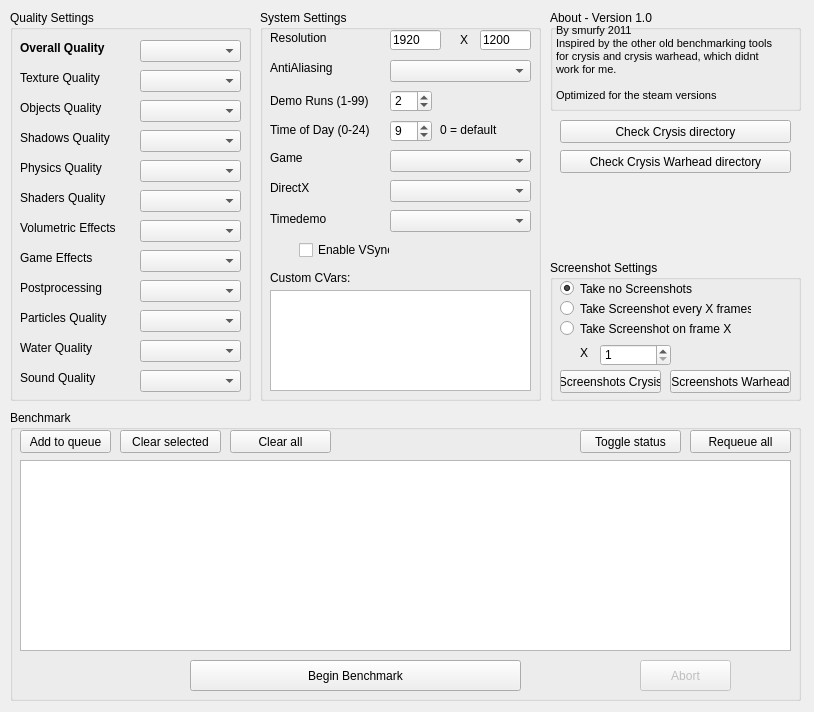
<?xml version="1.0" encoding="UTF-8"?>
<ui version="4.0">
 <class>MainWindow</class>
 <widget class="QMainWindow" name="MainWindow">
  <property name="windowModality">
   <enum>Qt::NonModal</enum>
  </property>
  <property name="geometry">
   <rect>
    <x>0</x>
    <y>0</y>
    <width>814</width>
    <height>712</height>
   </rect>
  </property>
  <property name="sizePolicy">
   <sizepolicy hsizetype="Fixed" vsizetype="Fixed">
    <horstretch>0</horstretch>
    <verstretch>0</verstretch>
   </sizepolicy>
  </property>
  <property name="windowTitle">
   <string>MainWindow</string>
  </property>
  <property name="toolButtonStyle">
   <enum>Qt::ToolButtonIconOnly</enum>
  </property>
  <widget class="QWidget" name="centralWidget">
   <widget class="QGroupBox" name="groupBox">
    <property name="geometry">
     <rect>
      <x>10</x>
      <y>10</y>
      <width>241</width>
      <height>391</height>
     </rect>
    </property>
    <property name="title">
     <string>Quality Settings</string>
    </property>
    <widget class="QComboBox" name="sys_spec_global">
     <property name="geometry">
      <rect>
       <x>130</x>
       <y>30</y>
       <width>101</width>
       <height>22</height>
      </rect>
     </property>
     <property name="styleSheet">
      <string notr="true">font-weight: bold</string>
     </property>
    </widget>
    <widget class="QLabel" name="label_2">
     <property name="geometry">
      <rect>
       <x>10</x>
       <y>30</y>
       <width>111</width>
       <height>16</height>
      </rect>
     </property>
     <property name="layoutDirection">
      <enum>Qt::RightToLeft</enum>
     </property>
     <property name="styleSheet">
      <string notr="true">font-weight: bold</string>
     </property>
     <property name="text">
      <string>Overall Quality</string>
     </property>
    </widget>
    <widget class="QComboBox" name="sys_spec_Texture">
     <property name="geometry">
      <rect>
       <x>130</x>
       <y>60</y>
       <width>101</width>
       <height>22</height>
      </rect>
     </property>
    </widget>
    <widget class="QLabel" name="label_3">
     <property name="geometry">
      <rect>
       <x>10</x>
       <y>60</y>
       <width>111</width>
       <height>16</height>
      </rect>
     </property>
     <property name="layoutDirection">
      <enum>Qt::RightToLeft</enum>
     </property>
     <property name="styleSheet">
      <string notr="true"/>
     </property>
     <property name="text">
      <string>Texture Quality</string>
     </property>
    </widget>
    <widget class="QLabel" name="label_4">
     <property name="geometry">
      <rect>
       <x>10</x>
       <y>90</y>
       <width>111</width>
       <height>16</height>
      </rect>
     </property>
     <property name="layoutDirection">
      <enum>Qt::RightToLeft</enum>
     </property>
     <property name="styleSheet">
      <string notr="true"/>
     </property>
     <property name="text">
      <string>Objects Quality</string>
     </property>
    </widget>
    <widget class="QComboBox" name="sys_spec_ObjectDetail">
     <property name="geometry">
      <rect>
       <x>130</x>
       <y>90</y>
       <width>101</width>
       <height>22</height>
      </rect>
     </property>
    </widget>
    <widget class="QLabel" name="label_5">
     <property name="geometry">
      <rect>
       <x>10</x>
       <y>120</y>
       <width>111</width>
       <height>16</height>
      </rect>
     </property>
     <property name="layoutDirection">
      <enum>Qt::RightToLeft</enum>
     </property>
     <property name="styleSheet">
      <string notr="true"/>
     </property>
     <property name="text">
      <string>Shadows Quality</string>
     </property>
    </widget>
    <widget class="QComboBox" name="sys_spec_Shadows">
     <property name="geometry">
      <rect>
       <x>130</x>
       <y>120</y>
       <width>101</width>
       <height>22</height>
      </rect>
     </property>
    </widget>
    <widget class="QLabel" name="label_6">
     <property name="geometry">
      <rect>
       <x>10</x>
       <y>150</y>
       <width>111</width>
       <height>16</height>
      </rect>
     </property>
     <property name="layoutDirection">
      <enum>Qt::RightToLeft</enum>
     </property>
     <property name="styleSheet">
      <string notr="true"/>
     </property>
     <property name="text">
      <string>Physics Quality</string>
     </property>
    </widget>
    <widget class="QComboBox" name="sys_spec_Physics">
     <property name="geometry">
      <rect>
       <x>130</x>
       <y>150</y>
       <width>101</width>
       <height>22</height>
      </rect>
     </property>
    </widget>
    <widget class="QLabel" name="label_7">
     <property name="geometry">
      <rect>
       <x>10</x>
       <y>180</y>
       <width>111</width>
       <height>16</height>
      </rect>
     </property>
     <property name="layoutDirection">
      <enum>Qt::RightToLeft</enum>
     </property>
     <property name="styleSheet">
      <string notr="true"/>
     </property>
     <property name="text">
      <string>Shaders Quality</string>
     </property>
    </widget>
    <widget class="QComboBox" name="sys_spec_Shading">
     <property name="geometry">
      <rect>
       <x>130</x>
       <y>180</y>
       <width>101</width>
       <height>22</height>
      </rect>
     </property>
    </widget>
    <widget class="QLabel" name="label_8">
     <property name="geometry">
      <rect>
       <x>10</x>
       <y>210</y>
       <width>111</width>
       <height>16</height>
      </rect>
     </property>
     <property name="layoutDirection">
      <enum>Qt::RightToLeft</enum>
     </property>
     <property name="styleSheet">
      <string notr="true"/>
     </property>
     <property name="text">
      <string>Volumetric Effects</string>
     </property>
    </widget>
    <widget class="QComboBox" name="sys_spec_VolumetricEffects">
     <property name="geometry">
      <rect>
       <x>130</x>
       <y>210</y>
       <width>101</width>
       <height>22</height>
      </rect>
     </property>
    </widget>
    <widget class="QLabel" name="label_9">
     <property name="geometry">
      <rect>
       <x>10</x>
       <y>240</y>
       <width>111</width>
       <height>16</height>
      </rect>
     </property>
     <property name="layoutDirection">
      <enum>Qt::RightToLeft</enum>
     </property>
     <property name="styleSheet">
      <string notr="true"/>
     </property>
     <property name="text">
      <string>Game Effects</string>
     </property>
    </widget>
    <widget class="QComboBox" name="sys_spec_GameEffects">
     <property name="geometry">
      <rect>
       <x>130</x>
       <y>240</y>
       <width>101</width>
       <height>22</height>
      </rect>
     </property>
    </widget>
    <widget class="QLabel" name="label_10">
     <property name="geometry">
      <rect>
       <x>10</x>
       <y>270</y>
       <width>111</width>
       <height>16</height>
      </rect>
     </property>
     <property name="layoutDirection">
      <enum>Qt::RightToLeft</enum>
     </property>
     <property name="styleSheet">
      <string notr="true"/>
     </property>
     <property name="text">
      <string>Postprocessing</string>
     </property>
    </widget>
    <widget class="QComboBox" name="sys_spec_PostProcessing">
     <property name="geometry">
      <rect>
       <x>130</x>
       <y>270</y>
       <width>101</width>
       <height>22</height>
      </rect>
     </property>
    </widget>
    <widget class="QLabel" name="label_11">
     <property name="geometry">
      <rect>
       <x>10</x>
       <y>300</y>
       <width>111</width>
       <height>16</height>
      </rect>
     </property>
     <property name="layoutDirection">
      <enum>Qt::RightToLeft</enum>
     </property>
     <property name="styleSheet">
      <string notr="true"/>
     </property>
     <property name="text">
      <string>Particles Quality</string>
     </property>
    </widget>
    <widget class="QComboBox" name="sys_spec_Particles">
     <property name="geometry">
      <rect>
       <x>130</x>
       <y>300</y>
       <width>101</width>
       <height>22</height>
      </rect>
     </property>
    </widget>
    <widget class="QLabel" name="label_12">
     <property name="geometry">
      <rect>
       <x>10</x>
       <y>330</y>
       <width>111</width>
       <height>16</height>
      </rect>
     </property>
     <property name="layoutDirection">
      <enum>Qt::RightToLeft</enum>
     </property>
     <property name="styleSheet">
      <string notr="true"/>
     </property>
     <property name="text">
      <string>Water Quality</string>
     </property>
    </widget>
    <widget class="QComboBox" name="sys_spec_Water">
     <property name="geometry">
      <rect>
       <x>130</x>
       <y>330</y>
       <width>101</width>
       <height>22</height>
      </rect>
     </property>
    </widget>
    <widget class="QLabel" name="label_13">
     <property name="geometry">
      <rect>
       <x>10</x>
       <y>360</y>
       <width>111</width>
       <height>16</height>
      </rect>
     </property>
     <property name="layoutDirection">
      <enum>Qt::RightToLeft</enum>
     </property>
     <property name="styleSheet">
      <string notr="true"/>
     </property>
     <property name="text">
      <string>Sound Quality</string>
     </property>
    </widget>
    <widget class="QComboBox" name="sys_spec_Sound">
     <property name="geometry">
      <rect>
       <x>130</x>
       <y>360</y>
       <width>101</width>
       <height>22</height>
      </rect>
     </property>
    </widget>
   </widget>
   <widget class="QGroupBox" name="groupBox_2">
    <property name="geometry">
     <rect>
      <x>260</x>
      <y>10</y>
      <width>281</width>
      <height>391</height>
     </rect>
    </property>
    <property name="title">
     <string>System Settings</string>
    </property>
    <widget class="QLabel" name="label_14">
     <property name="geometry">
      <rect>
       <x>10</x>
       <y>20</y>
       <width>61</width>
       <height>16</height>
      </rect>
     </property>
     <property name="layoutDirection">
      <enum>Qt::RightToLeft</enum>
     </property>
     <property name="styleSheet">
      <string notr="true"/>
     </property>
     <property name="text">
      <string>Resolution</string>
     </property>
    </widget>
    <widget class="QComboBox" name="antialias">
     <property name="geometry">
      <rect>
       <x>130</x>
       <y>50</y>
       <width>141</width>
       <height>22</height>
      </rect>
     </property>
    </widget>
    <widget class="QLabel" name="label_15">
     <property name="geometry">
      <rect>
       <x>10</x>
       <y>50</y>
       <width>111</width>
       <height>16</height>
      </rect>
     </property>
     <property name="layoutDirection">
      <enum>Qt::RightToLeft</enum>
     </property>
     <property name="styleSheet">
      <string notr="true"/>
     </property>
     <property name="text">
      <string>AntiAliasing</string>
     </property>
    </widget>
    <widget class="QSpinBox" name="demoloops">
     <property name="geometry">
      <rect>
       <x>130</x>
       <y>80</y>
       <width>42</width>
       <height>22</height>
      </rect>
     </property>
     <property name="minimum">
      <number>1</number>
     </property>
     <property name="value">
      <number>2</number>
     </property>
    </widget>
    <widget class="QLabel" name="label_16">
     <property name="geometry">
      <rect>
       <x>10</x>
       <y>83</y>
       <width>111</width>
       <height>16</height>
      </rect>
     </property>
     <property name="layoutDirection">
      <enum>Qt::RightToLeft</enum>
     </property>
     <property name="styleSheet">
      <string notr="true"/>
     </property>
     <property name="text">
      <string>Demo Runs (1-99)</string>
     </property>
    </widget>
    <widget class="QLabel" name="label_17">
     <property name="geometry">
      <rect>
       <x>10</x>
       <y>112</y>
       <width>111</width>
       <height>16</height>
      </rect>
     </property>
     <property name="layoutDirection">
      <enum>Qt::RightToLeft</enum>
     </property>
     <property name="styleSheet">
      <string notr="true"/>
     </property>
     <property name="text">
      <string>Time of Day (0-24)</string>
     </property>
    </widget>
    <widget class="QSpinBox" name="timeofday">
     <property name="geometry">
      <rect>
       <x>130</x>
       <y>110</y>
       <width>42</width>
       <height>22</height>
      </rect>
     </property>
     <property name="maximum">
      <number>24</number>
     </property>
     <property name="value">
      <number>9</number>
     </property>
    </widget>
    <widget class="QLabel" name="label_18">
     <property name="geometry">
      <rect>
       <x>10</x>
       <y>140</y>
       <width>111</width>
       <height>16</height>
      </rect>
     </property>
     <property name="layoutDirection">
      <enum>Qt::RightToLeft</enum>
     </property>
     <property name="styleSheet">
      <string notr="true"/>
     </property>
     <property name="text">
      <string>Game</string>
     </property>
    </widget>
    <widget class="QLabel" name="label_19">
     <property name="geometry">
      <rect>
       <x>10</x>
       <y>170</y>
       <width>111</width>
       <height>16</height>
      </rect>
     </property>
     <property name="layoutDirection">
      <enum>Qt::RightToLeft</enum>
     </property>
     <property name="styleSheet">
      <string notr="true"/>
     </property>
     <property name="text">
      <string>DirectX</string>
     </property>
    </widget>
    <widget class="QComboBox" name="dxlevel">
     <property name="geometry">
      <rect>
       <x>130</x>
       <y>170</y>
       <width>141</width>
       <height>22</height>
      </rect>
     </property>
    </widget>
    <widget class="QCheckBox" name="vsync">
     <property name="geometry">
      <rect>
       <x>39</x>
       <y>230</y>
       <width>91</width>
       <height>20</height>
      </rect>
     </property>
     <property name="text">
      <string>Enable VSync</string>
     </property>
    </widget>
    <widget class="QTextEdit" name="customcvars">
     <property name="geometry">
      <rect>
       <x>10</x>
       <y>280</y>
       <width>261</width>
       <height>101</height>
      </rect>
     </property>
    </widget>
    <widget class="QLabel" name="label_20">
     <property name="geometry">
      <rect>
       <x>10</x>
       <y>260</y>
       <width>81</width>
       <height>16</height>
      </rect>
     </property>
     <property name="text">
      <string>Custom CVars:</string>
     </property>
    </widget>
    <widget class="QLineEdit" name="r_width">
     <property name="geometry">
      <rect>
       <x>130</x>
       <y>20</y>
       <width>51</width>
       <height>20</height>
      </rect>
     </property>
     <property name="text">
      <string>1920</string>
     </property>
    </widget>
    <widget class="QLineEdit" name="r_height">
     <property name="geometry">
      <rect>
       <x>220</x>
       <y>20</y>
       <width>51</width>
       <height>20</height>
      </rect>
     </property>
     <property name="text">
      <string>1200</string>
     </property>
    </widget>
    <widget class="QLabel" name="label">
     <property name="geometry">
      <rect>
       <x>200</x>
       <y>22</y>
       <width>16</width>
       <height>16</height>
      </rect>
     </property>
     <property name="text">
      <string>X</string>
     </property>
    </widget>
    <widget class="QComboBox" name="game">
     <property name="geometry">
      <rect>
       <x>130</x>
       <y>140</y>
       <width>141</width>
       <height>22</height>
      </rect>
     </property>
    </widget>
    <widget class="QLabel" name="label_22">
     <property name="geometry">
      <rect>
       <x>10</x>
       <y>201</y>
       <width>111</width>
       <height>16</height>
      </rect>
     </property>
     <property name="layoutDirection">
      <enum>Qt::RightToLeft</enum>
     </property>
     <property name="styleSheet">
      <string notr="true"/>
     </property>
     <property name="text">
      <string>Timedemo</string>
     </property>
    </widget>
    <widget class="QComboBox" name="timedemo">
     <property name="geometry">
      <rect>
       <x>130</x>
       <y>200</y>
       <width>141</width>
       <height>22</height>
      </rect>
     </property>
    </widget>
    <widget class="QLabel" name="label_23">
     <property name="geometry">
      <rect>
       <x>180</x>
       <y>112</y>
       <width>71</width>
       <height>16</height>
      </rect>
     </property>
     <property name="text">
      <string>0 = default</string>
     </property>
    </widget>
   </widget>
   <widget class="QGroupBox" name="benchmark">
    <property name="geometry">
     <rect>
      <x>10</x>
      <y>410</y>
      <width>791</width>
      <height>291</height>
     </rect>
    </property>
    <property name="title">
     <string>Benchmark</string>
    </property>
    <property name="checkable">
     <bool>false</bool>
    </property>
    <widget class="QPushButton" name="launchBenchmark">
     <property name="geometry">
      <rect>
       <x>180</x>
       <y>250</y>
       <width>331</width>
       <height>31</height>
      </rect>
     </property>
     <property name="sizePolicy">
      <sizepolicy hsizetype="Fixed" vsizetype="Fixed">
       <horstretch>0</horstretch>
       <verstretch>0</verstretch>
      </sizepolicy>
     </property>
     <property name="text">
      <string>Begin Benchmark</string>
     </property>
    </widget>
    <widget class="QPushButton" name="addToQueue">
     <property name="geometry">
      <rect>
       <x>10</x>
       <y>20</y>
       <width>91</width>
       <height>23</height>
      </rect>
     </property>
     <property name="text">
      <string>Add to queue</string>
     </property>
    </widget>
    <widget class="QPushButton" name="clearSelected">
     <property name="enabled">
      <bool>true</bool>
     </property>
     <property name="geometry">
      <rect>
       <x>110</x>
       <y>20</y>
       <width>101</width>
       <height>23</height>
      </rect>
     </property>
     <property name="text">
      <string>Clear selected</string>
     </property>
    </widget>
    <widget class="QTableView" name="queueView">
     <property name="geometry">
      <rect>
       <x>10</x>
       <y>50</y>
       <width>771</width>
       <height>191</height>
      </rect>
     </property>
     <property name="styleSheet">
      <string notr="true">font: 7pt &quot;MS Shell Dlg 2&quot;;</string>
     </property>
     <property name="editTriggers">
      <set>QAbstractItemView::NoEditTriggers</set>
     </property>
     <property name="showDropIndicator" stdset="0">
      <bool>false</bool>
     </property>
     <property name="selectionMode">
      <enum>QAbstractItemView::SingleSelection</enum>
     </property>
     <property name="selectionBehavior">
      <enum>QAbstractItemView::SelectRows</enum>
     </property>
    </widget>
    <widget class="QPushButton" name="clearQueue">
     <property name="geometry">
      <rect>
       <x>220</x>
       <y>20</y>
       <width>101</width>
       <height>23</height>
      </rect>
     </property>
     <property name="text">
      <string>Clear all</string>
     </property>
    </widget>
    <widget class="QPushButton" name="toggleStatus">
     <property name="geometry">
      <rect>
       <x>570</x>
       <y>20</y>
       <width>101</width>
       <height>23</height>
      </rect>
     </property>
     <property name="text">
      <string>Toggle status</string>
     </property>
    </widget>
    <widget class="QPushButton" name="cancelBenchmark">
     <property name="enabled">
      <bool>false</bool>
     </property>
     <property name="geometry">
      <rect>
       <x>630</x>
       <y>250</y>
       <width>91</width>
       <height>31</height>
      </rect>
     </property>
     <property name="text">
      <string>Abort</string>
     </property>
    </widget>
    <widget class="QPushButton" name="toggleStatusAll">
     <property name="geometry">
      <rect>
       <x>680</x>
       <y>20</y>
       <width>101</width>
       <height>23</height>
      </rect>
     </property>
     <property name="text">
      <string>Requeue all</string>
     </property>
    </widget>
   </widget>
   <widget class="QGroupBox" name="groupBox_3">
    <property name="geometry">
     <rect>
      <x>550</x>
      <y>10</y>
      <width>251</width>
      <height>101</height>
     </rect>
    </property>
    <property name="title">
     <string>About - Version 1.0</string>
    </property>
    <widget class="QLabel" name="label_21">
     <property name="geometry">
      <rect>
       <x>6</x>
       <y>3</y>
       <width>231</width>
       <height>101</height>
      </rect>
     </property>
     <property name="text">
      <string>&lt;!DOCTYPE HTML PUBLIC &quot;-//W3C//DTD HTML 4.0//EN&quot; &quot;http://www.w3.org/TR/REC-html40/strict.dtd&quot;&gt;
&lt;html&gt;&lt;head&gt;&lt;meta name=&quot;qrichtext&quot; content=&quot;1&quot; /&gt;&lt;style type=&quot;text/css&quot;&gt;
p, li { white-space: pre-wrap; }
&lt;/style&gt;&lt;/head&gt;&lt;body style=&quot; font-family:'MS Shell Dlg 2'; font-size:8.25pt; font-weight:400; font-style:normal;&quot;&gt;
&lt;p style=&quot; margin-top:0px; margin-bottom:0px; margin-left:0px; margin-right:0px; -qt-block-indent:0; text-indent:0px;&quot;&gt;&lt;span style=&quot; font-size:8pt;&quot;&gt;By smurfy 2011&lt;/span&gt;&lt;/p&gt;
&lt;p style=&quot; margin-top:0px; margin-bottom:0px; margin-left:0px; margin-right:0px; -qt-block-indent:0; text-indent:0px;&quot;&gt;&lt;span style=&quot; font-size:8pt;&quot;&gt;Inspired by the other old benchmarking tools&lt;/span&gt;&lt;/p&gt;
&lt;p style=&quot; margin-top:0px; margin-bottom:0px; margin-left:0px; margin-right:0px; -qt-block-indent:0; text-indent:0px;&quot;&gt;&lt;span style=&quot; font-size:8pt;&quot;&gt;for crysis and crysis warhead, which didnt&lt;/span&gt;&lt;/p&gt;
&lt;p style=&quot; margin-top:0px; margin-bottom:0px; margin-left:0px; margin-right:0px; -qt-block-indent:0; text-indent:0px;&quot;&gt;&lt;span style=&quot; font-size:8pt;&quot;&gt;work for me.&lt;/span&gt;&lt;/p&gt;
&lt;p style=&quot;-qt-paragraph-type:empty; margin-top:0px; margin-bottom:0px; margin-left:0px; margin-right:0px; -qt-block-indent:0; text-indent:0px; font-size:8pt;&quot;&gt;&lt;/p&gt;
&lt;p style=&quot; margin-top:0px; margin-bottom:0px; margin-left:0px; margin-right:0px; -qt-block-indent:0; text-indent:0px;&quot;&gt;&lt;span style=&quot; font-size:8pt;&quot;&gt;Optimized for the steam versions&lt;/span&gt;&lt;/p&gt;&lt;/body&gt;&lt;/html&gt;</string>
     </property>
    </widget>
   </widget>
   <widget class="QPushButton" name="selcrysisdir">
    <property name="geometry">
     <rect>
      <x>560</x>
      <y>120</y>
      <width>231</width>
      <height>23</height>
     </rect>
    </property>
    <property name="text">
     <string>Check Crysis directory</string>
    </property>
   </widget>
   <widget class="QPushButton" name="selcrysiswarhead">
    <property name="geometry">
     <rect>
      <x>560</x>
      <y>150</y>
      <width>231</width>
      <height>23</height>
     </rect>
    </property>
    <property name="text">
     <string>Check Crysis Warhead directory</string>
    </property>
   </widget>
   <widget class="QGroupBox" name="groupBox_4">
    <property name="geometry">
     <rect>
      <x>550</x>
      <y>260</y>
      <width>251</width>
      <height>141</height>
     </rect>
    </property>
    <property name="title">
     <string>Screenshot Settings</string>
    </property>
    <widget class="QRadioButton" name="screenshotEveryX">
     <property name="geometry">
      <rect>
       <x>10</x>
       <y>40</y>
       <width>191</width>
       <height>17</height>
      </rect>
     </property>
     <property name="text">
      <string>Take Screenshot every X frames</string>
     </property>
    </widget>
    <widget class="QRadioButton" name="screenshotNo">
     <property name="geometry">
      <rect>
       <x>10</x>
       <y>20</y>
       <width>181</width>
       <height>17</height>
      </rect>
     </property>
     <property name="text">
      <string>Take no Screenshots</string>
     </property>
     <property name="checked">
      <bool>true</bool>
     </property>
     <property name="autoRepeat">
      <bool>false</bool>
     </property>
    </widget>
    <widget class="QRadioButton" name="screenshotOnX">
     <property name="geometry">
      <rect>
       <x>10</x>
       <y>60</y>
       <width>201</width>
       <height>17</height>
      </rect>
     </property>
     <property name="text">
      <string>Take Screenshot on frame X</string>
     </property>
    </widget>
    <widget class="QSpinBox" name="screenshotFrameX">
     <property name="geometry">
      <rect>
       <x>50</x>
       <y>84</y>
       <width>71</width>
       <height>22</height>
      </rect>
     </property>
     <property name="minimum">
      <number>1</number>
     </property>
     <property name="maximum">
      <number>1000000</number>
     </property>
    </widget>
    <widget class="QLabel" name="label_24">
     <property name="geometry">
      <rect>
       <x>30</x>
       <y>86</y>
       <width>46</width>
       <height>13</height>
      </rect>
     </property>
     <property name="text">
      <string>X</string>
     </property>
    </widget>
    <widget class="QPushButton" name="browseCrysis">
     <property name="geometry">
      <rect>
       <x>10</x>
       <y>110</y>
       <width>101</width>
       <height>23</height>
      </rect>
     </property>
     <property name="text">
      <string>Screenshots Crysis</string>
     </property>
    </widget>
    <widget class="QPushButton" name="browseCrysisWarhead">
     <property name="geometry">
      <rect>
       <x>120</x>
       <y>110</y>
       <width>121</width>
       <height>23</height>
      </rect>
     </property>
     <property name="text">
      <string>Screenshots Warhead</string>
     </property>
    </widget>
   </widget>
  </widget>
 </widget>
 <layoutdefault spacing="6" margin="11"/>
 <resources/>
 <connections/>
</ui>
